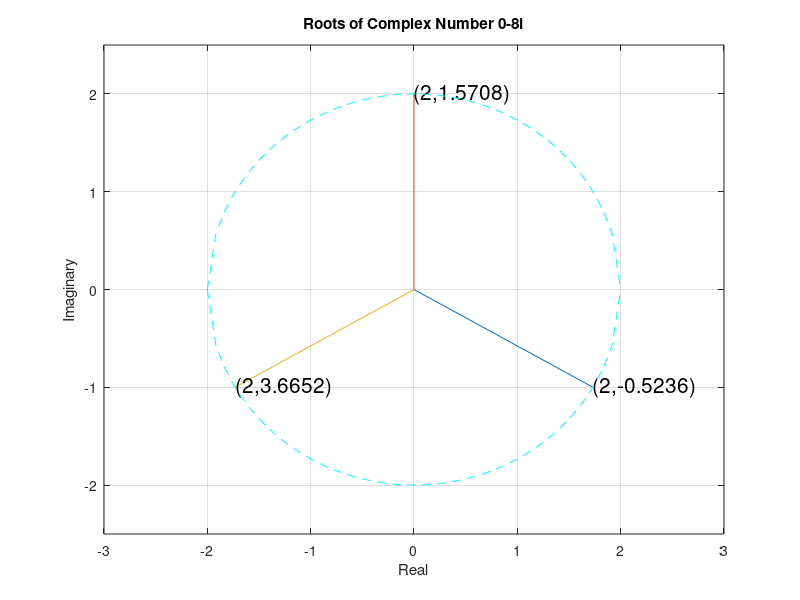

Recreate this plot in MATLAB.
clc;
clear;
close;

c = -8i;
p0 = abs(c);
ang0 = arg(c);

p1 = p0^(1/3);
p2 = p1;
p3 = p1;

ang1 = (ang0/3);
ang2 = ang1+(2*pi/3);
ang3 = ang1+2*(2*pi/3);

x1 = p1*cos(ang1);
y1 = p1*sin(ang1);

x2 = p2*cos(ang2);
y2 = p2*sin(ang2);

x3 = p3*cos(ang3);
y3 = p3*sin(ang3);

figure
plot([0, x1], [0,y1], [0, x2], [0,y2], [0, x3], [0,y3]);
xlabel("Real");
ylabel("Imaginary");
title("Roots of Complex Number 0-8i");
grid on;
axis([-3, 3, -2.5, 2.5]);

text(x1,y1,["(" num2str(p1) "," num2str(ang1) ")"], "fontsize",15);
text(x2,y2,["(" num2str(p2) "," num2str(ang2) ")"], "fontsize",15);
text(x3,y3,["(" num2str(p3) "," num2str(ang3) ")"], "fontsize",15);

xx = linspace(-p1, p1, 50);
yy1 = sqrt(p1^2 -xx.^2);
yy2 = -1*sqrt(p1^2 -xx.^2);
hold on;
plot(xx,yy1,"linestyle",'--','c',xx,yy2,"linestyle",'--','c');

k1 = p1*exp(i*ang1);
k2 = p2*exp(i*ang2);
k3 = p3*exp(i*ang3);
